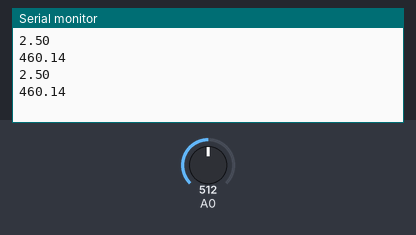
The sketch below on a simulated Arduino Uno, built with avr-gcc and run on an emulated ATmega328P. Parts: the last lines printed to the serial monitor. Inputs (shaded band) come from the test bench; at power-on: A0 = 512.

Above: at 2.8 s.
2.9 s: A0 set to 0
At 5.2 s:
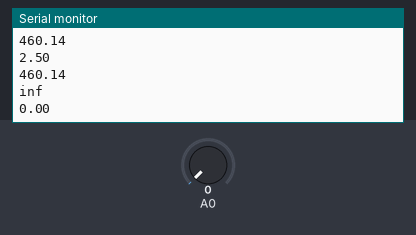
7.5 s: A0 set to 122
At 8.4 s:
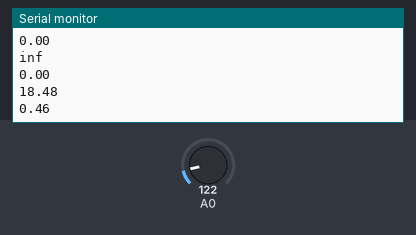
Timing chart, 0 to 10.5 s (numbered marks = the images above; inputs shaded):
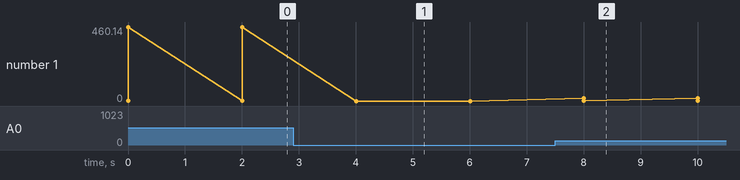

Measured:
- after the input at 2.9 s, the serial monitor: prints a new line after 1.1 s (image 1)
- after the input at 7.5 s, the serial monitor: prints a new line after 0.51 s (image 2)
- plotted number 1: 460.14 → 0 after the input at 2.9 s, 0 → 0.46 after the input at 7.5 s

The sketch:

MQ2_improved.ino
```cpp
void setup() {
    Serial.begin(115200);
}

void loop() {

  float mq2_value;
  float mq2_volt;
  float mq2_gas;
  float mq2_ratio;
  float mq2_hold;
  float mq2_ppm;
  mq2_value = analogRead(A0);
  mq2_volt = (float)mq2_value / 1024 * 5.0;
  mq2_gas = (5.0-mq2_volt)/mq2_volt;
  mq2_ratio = mq2_gas/0.40;
  mq2_hold = 16.177347074757936/(mq2_ratio+1.1016286306095602);
  mq2_ppm = pow(mq2_hold, (1/0.245));

          /*-Replace the name "R0" with the value of R0 in the demo of First Test -*/
    //ratio = RS_gas/0.18;  // ratio = RS/R0 (R0 = 0.18)
          /*-----------------------------------------------------------------------*/
  Serial.println(mq2_ratio);
  Serial.print(mq2_ppm);

  Serial.print("\n\n");

    delay(2000);
}
```
